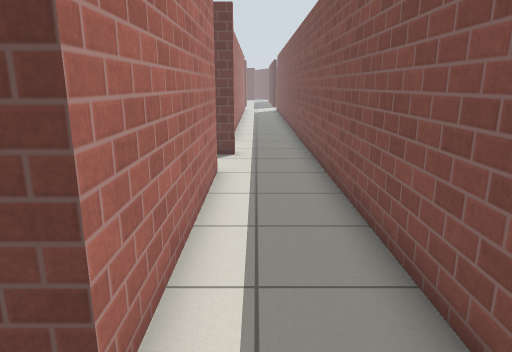
view 1 (above)

24 first-person views from a walk through a Gazebo world. The camera is 1.2 m above the floor, tilts 14° down and sees 70° across. The floor is counted in squares, 0.5 m on a side. Each view is taken from the middle of a square. On the plan, view 1 faces up. The plan holds only what a view shows up to about 20 squares ahead; the rest is blank. The place goes on beyond the plan. Gazebo's built-in surfaces are drawn with simple patterns.

view 2
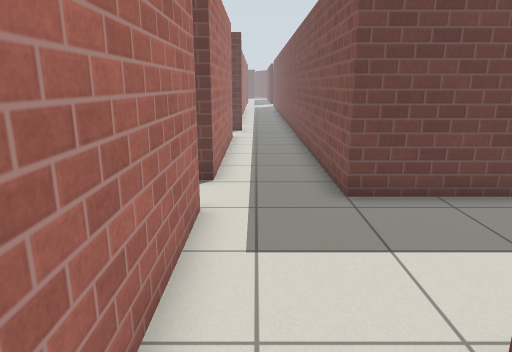

view 3
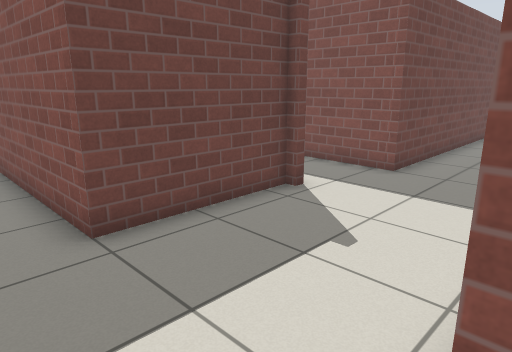

view 4
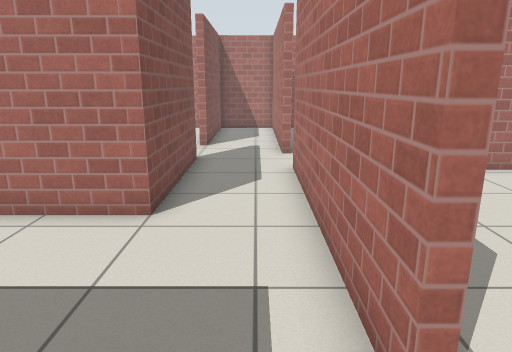

view 5
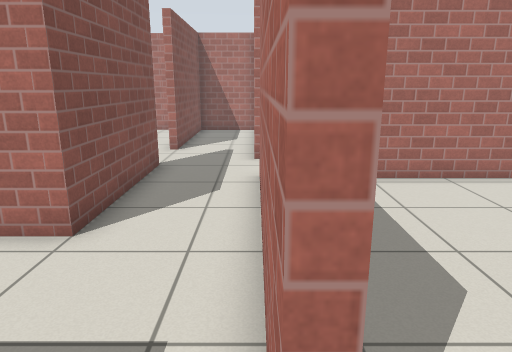

view 6
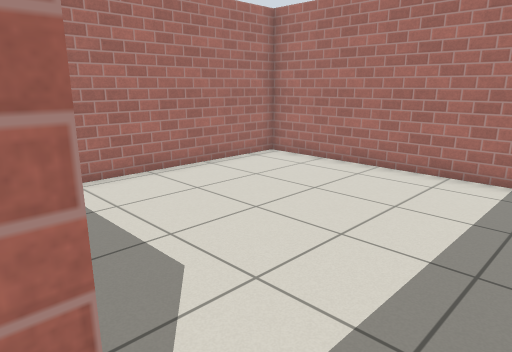

view 7
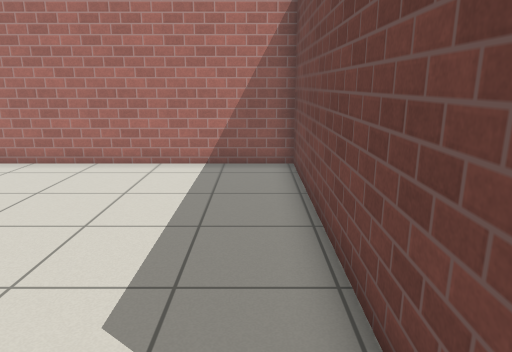

view 8
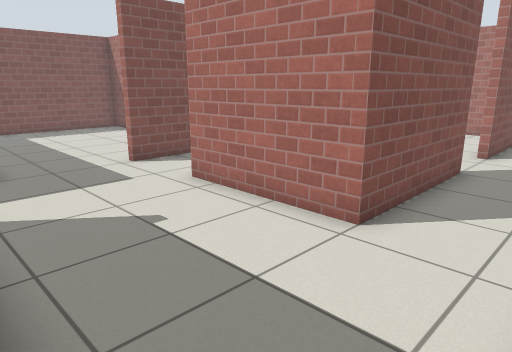

view 9
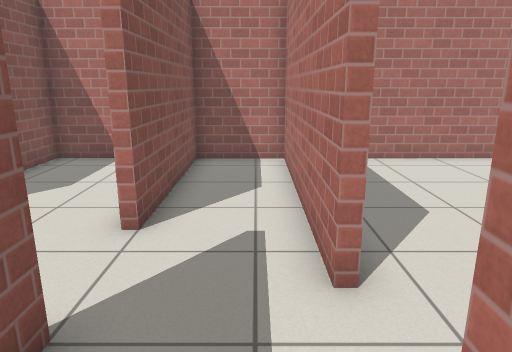

view 10
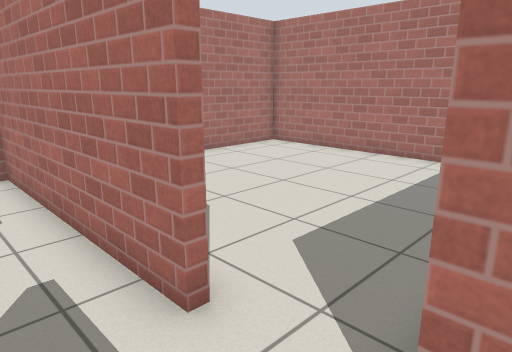

view 11
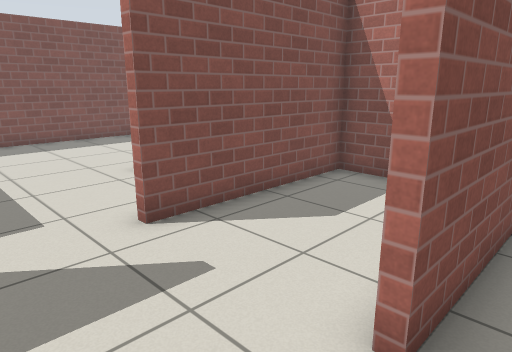

view 12
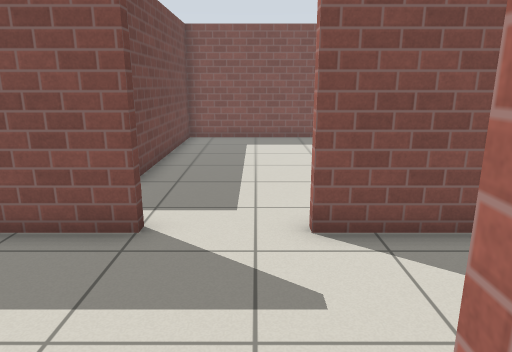

view 13
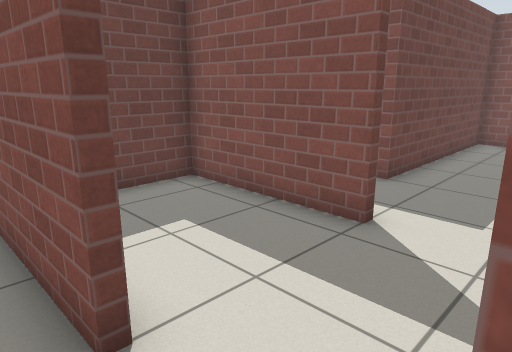

view 14
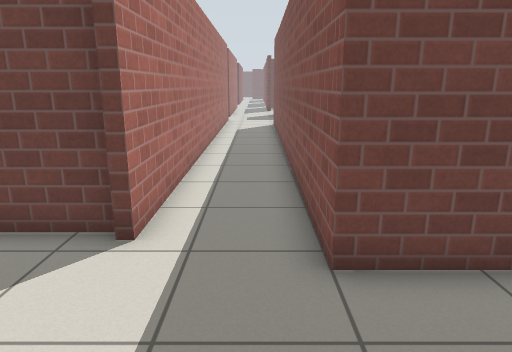

view 15
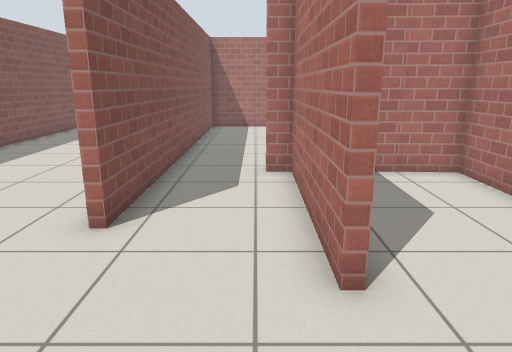

view 16
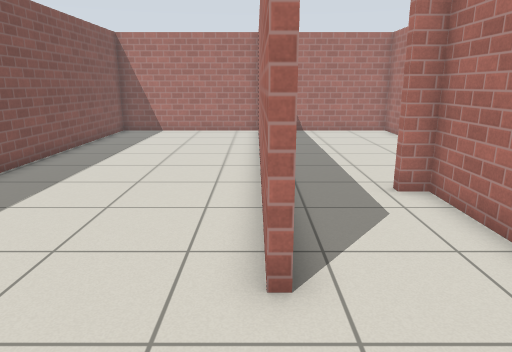

view 17
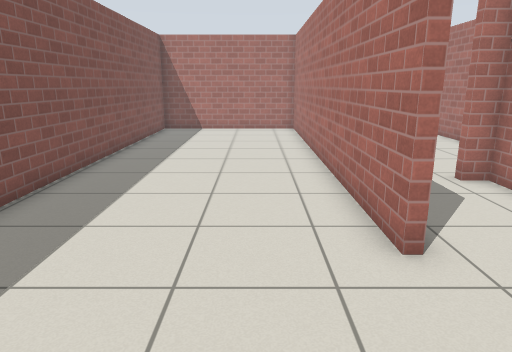

view 18
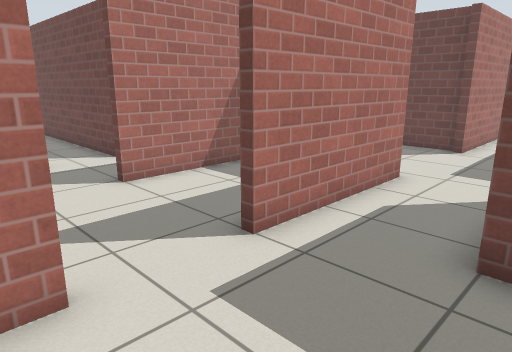

view 19
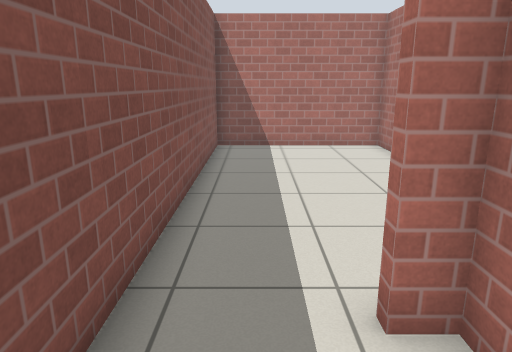

view 20
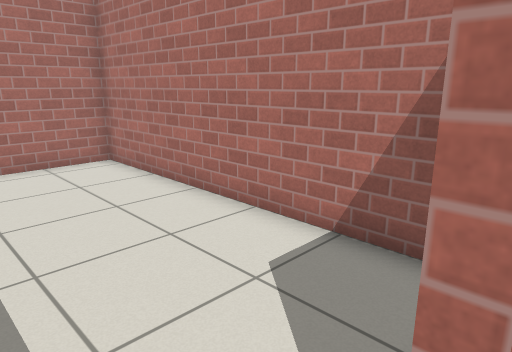

view 21
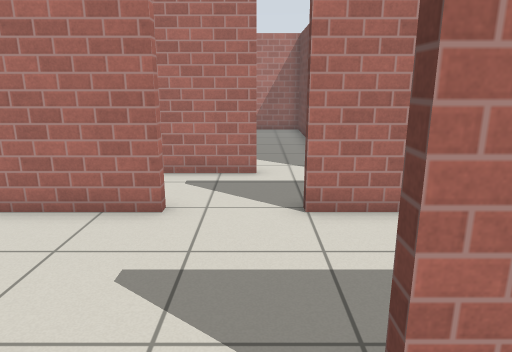

view 22
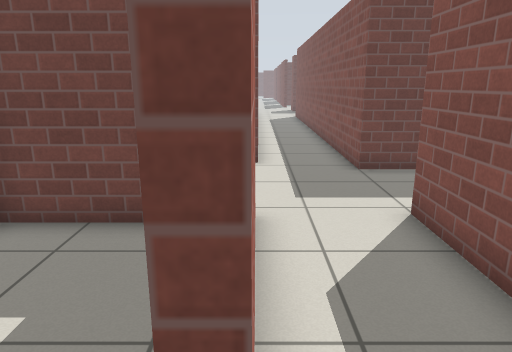

view 23
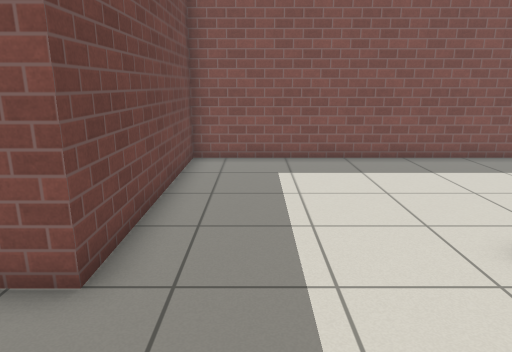

view 24
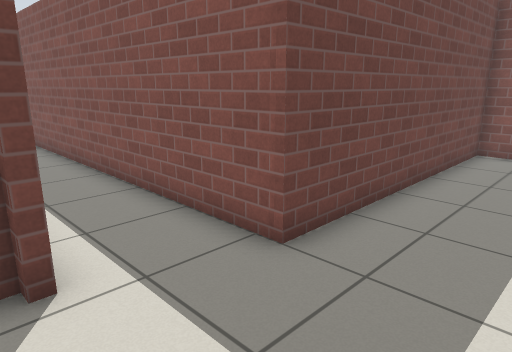

### Floor plan
Ten units are one square. View 1 is at (0, 0); x grows to the right and y downward. Boxes are objects, and circles mark ways between rooms. Rooms are numbered by the first view taken in them; rooms with no view inside come last. Other rooms are left out.
<svg viewBox="-117 -140 304 453">
<path fill="none" stroke="#000" d="M69 -7 20 -7 20 -135M-11 2 -11 87M100 6 101 -135M100 44 104 44M23 100 20 100 20 45 70 45M-11 110 -11 191 20 191 20 128 23 128M-11 -102 -11 -22M70 -135 70 -4M-15 2 -11 2M-11 -22 -112 -22 -112 84 -41 84M40 206 40 308 106 308 106 149M70 129 70 191 78 191M115 89 100 89 100 44M70 45 70 101M109 149 109 308 182 308 182 89 115 89M67 101 67 48 24 48M23 128 23 191 67 191 67 129M23 60 23 100M-14 110 -11 110M-11 87 -112 87 -112 192 -37 191"/>
<circle cx="-10" cy="-5" r="3" fill="#2a7"/>
<circle cx="85" cy="40" r="3" fill="#2a7"/>
<circle cx="20" cy="115" r="3" fill="#2a7"/>
<circle cx="-10" cy="100" r="3" fill="#2a7"/>
<circle cx="110" cy="120" r="3" fill="#2a7"/>
<circle cx="70" cy="115" r="3" fill="#2a7"/>
<text x="40" y="10">1</text>
<text x="-60" y="30">2</text>
<text x="80" y="200">3</text>
<text x="140" y="200">4</text>
<text x="50" y="120">5</text>
<text x="-60" y="140">6</text>
</svg>
Room 1 opens to room 2. Room 1 opens to room 3. Room 1 opens to room 5. Room 1 opens to room 6. Room 3 opens to room 4. Room 3 opens to room 5.

Where each view was taken, in squares from view 1:
view 1: 0 up, 0 right, facing up
view 2: 7 down, 0 right, facing up
view 3: 5 down, 0 right, facing up-right
view 4: 2 up, 0 right, facing down
view 5: 1 up, 1 left, facing down
view 6: 1 up, 1 left, facing down-left
view 7: 1 up, 0 right, facing left
view 8: 1 up, 1 left, facing down-right
view 9: 7 down, 0 right, facing down
view 10: 8 down, 1 right, facing down-left
view 11: 10 down, 1 right, facing down-right
view 12: 12 down, 1 right, facing right
view 13: 13 down, 1 right, facing up-right
view 14: 5 down, 9 right, facing up
view 15: 9 down, 8 right, facing down
view 16: 11 down, 11 right, facing down
view 17: 10 down, 13 right, facing down
view 18: 14 down, 11 right, facing up-left
view 19: 16 down, 9 right, facing down
view 20: 19 down, 9 right, facing down-left
view 21: 11 down, 9 right, facing left
view 22: 11 down, 7 right, facing up
view 23: 11 down, 6 right, facing right
view 24: 4 down, 6 right, facing up-right
